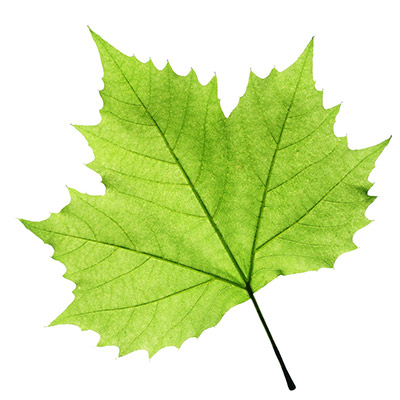
//> input picture immagini/foglia.png, 400 x 400 px
$ ./Canny immagini/foglia.png   (built with g++ and OpenCV 4)
//> lines starting //> are read from the running program, lines starting //| are printed output that depends on the picture; after the words box and inside, x2 and y2 are one past the last pixel; in counts of white or black regions, pixels touching at a corner belong together
#include <opencv2/opencv.hpp>
using namespace std;
using namespace cv;

Mat canny(Mat &input, int CannyLTH, int CannyHTH) {
    Mat img = input.clone();

    // 1. Applico il filtro gaussiano
    GaussianBlur(img, img, Size(3, 3), 0, 0);

    // 2. Computo il gradiente, la magnitudo e gli orientamenti
    Mat Dx, Dy, orientations;
    Sobel(img, Dx, CV_32F, 1, 0);
    Sobel(img, Dy, CV_32F, 0, 1);
    Mat mag = abs(Dx) + abs(Dy);
    normalize(mag, mag, 0, 255, NORM_MINMAX, CV_8U);
    phase(Dx, Dy, orientations, true);

    // 3. Eseguo il Non-Maximum Suppression
    Mat nms = mag.clone();
    uchar px1, px2;
    for (int i = 1; i < mag.rows - 1; i++) {
        for (int j = 1; j < mag.cols - 1; j++) {
            float angle = orientations.at<float>(i, j);

            // 0°(+-22.5) && 180°(+-22.5)
            if ((angle >= 0 && angle <= 22.5) || (angle >= 157.5 && angle <= 180)) {
                px1 = mag.at<uchar>(i, j + 1);
                px2 = mag.at<uchar>(i, j - 1);
            }
            // 45°(+-22.5)
            else if (angle > 22.5 && angle <= 67.5) {
                px1 = mag.at<uchar>(i + 1, j + 1);
                px2 = mag.at<uchar>(i - 1, j - 1);
            }
            // 90°(+-22.5)
            else if (angle > 67.5 && angle <= 112.5) {
                px1 = mag.at<uchar>(i + 1, j);
                px2 = mag.at<uchar>(i - 1, j);
            }
            // 135°(+-22.5)
            else {
                px1 = mag.at<uchar>(i + 1, j - 1);
                px2 = mag.at<uchar>(i - 1, j + 1);
            }

            uchar curMag = mag.at<uchar>(i, j);
            if (curMag < px1 || curMag < px2)
                nms.at<uchar>(i, j) = 0;
        }
    }

    // 4. Eseguo l'hysteresis thresholding
    Mat out = Mat::zeros(nms.rows, nms.cols, nms.type());
    for (int i = 0; i < nms.rows; i++) {
        for (int j = 0; j < nms.cols; j++) {
            if (nms.at<uchar>(i, j) > CannyHTH) {
                out.at<uchar>(i, j) = 255;

                // 5. Definisco una regione d'interesse (ROI) per un thresholding locale
                Rect roi(i - 1, j - 1, 3, 3);
                for (int k = roi.x; k < roi.x + roi.height; k++) {
                    for (int l = roi.y; l < roi.y + roi.width; l++) {
                        if (nms.at<uchar>(k, l) > CannyLTH and nms.at<uchar>(k, l) < CannyHTH)
                            out.at<uchar>(k, l) = 255;
                    }
                }
            }
        }
    }
    return out;
}

int main(int argc, char **argv) {
    const char *path = argc > 1 ? argv[1] : "../immagini/fiore.png";
    Mat src = imread(samples::findFile(path), IMREAD_GRAYSCALE);
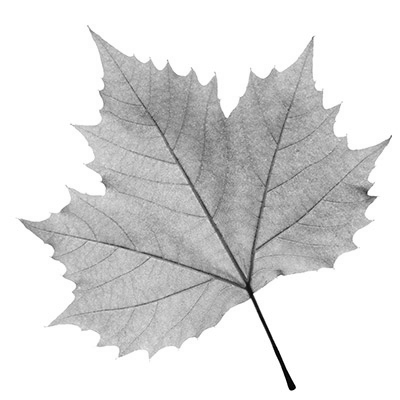
//> src: 400 rows x 400 cols, CV_8UC1; min 0, max 255, mean 219.7

    //Mat src = imread(argv[1],IMREAD_GRAYSCALE);
    if (src.empty()) return -1;

    int CannyTHL = 5;
    int CannyTHH = 20;

    Mat dst = canny(src, CannyTHL, CannyTHH);
//> in canny, `Sobel(img, Dx, CV_32F, 1, 0);`:
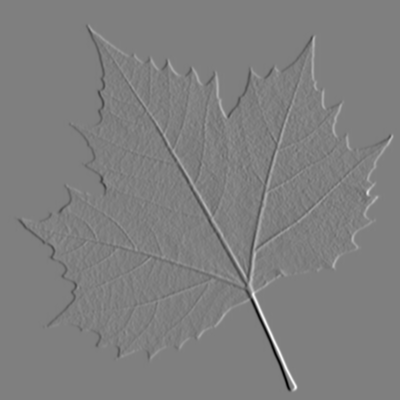
//> Dx: 400 rows x 400 cols, CV_32FC1; min -738, max 740, mean 0; drawn with min black and max white
//> in canny, `Sobel(img, Dy, CV_32F, 0, 1);`:
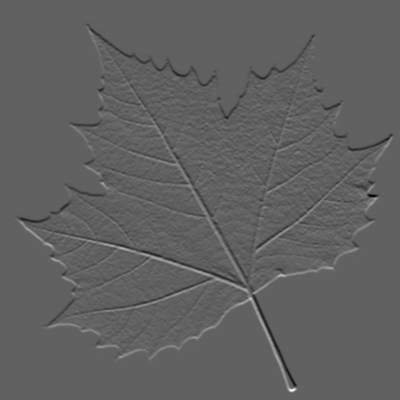
//> Dy: 400 rows x 400 cols, CV_32FC1; min -452, max 735, mean 0; drawn with min black and max white
//> in canny, `Mat mag = abs(Dx) + abs(Dy);`:
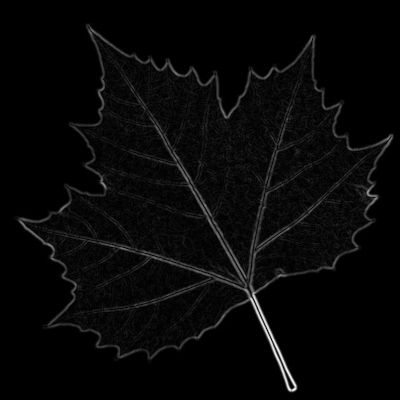
//> mag: 400 rows x 400 cols, CV_32FC1; min 0, max 1060, mean 33.1; drawn with min black and max white
//> in canny, `phase(Dx, Dy, orientations, true);`:
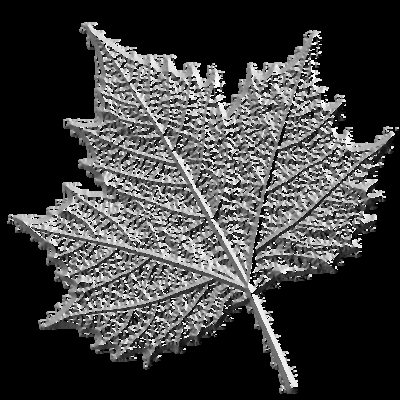
//> orientations: 400 rows x 400 cols, CV_32FC1; min 0, max 359.8, mean 89.5; drawn with min black and max white
//> after the loop in canny, `for (int i = 1; i < mag.rows - 1; i++)`:
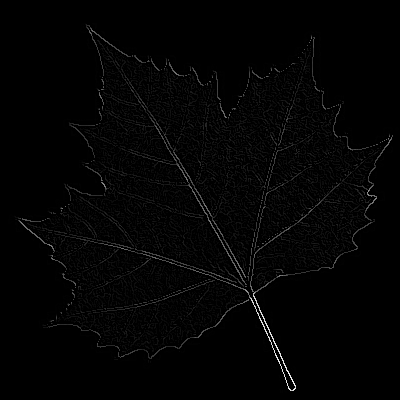
//> nms: 400 rows x 400 cols, CV_8UC1; min 0, max 255, mean 3.8
//> after the loop in canny, `for (int i = 1; i < mag.rows - 1; i++)`: px1 = 0
//> after the loop in canny, `for (int i = 0; i < nms.rows; i++)`:
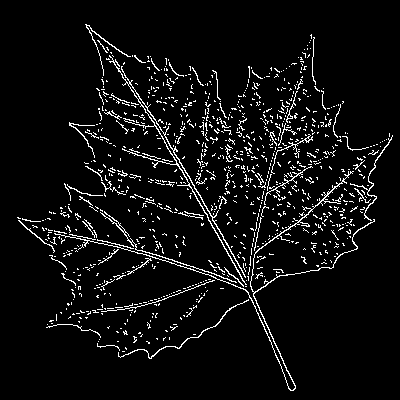
//> out: 400 rows x 400 cols, CV_8UC1; 5.7% white in thin lines or dots, all inside (x1, y1, x2, y2) = (17, 24, 393, 391)

    imshow("Canny", dst);
    waitKey(0);
    return 0;
}

$ run again, on immagini/strada.png
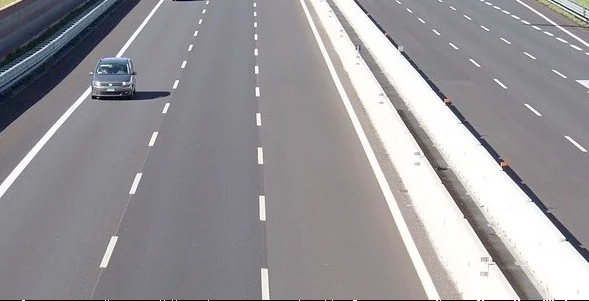
//> input picture immagini/strada.png, 589 x 301 px
//> in canny, `phase(Dx, Dy, orientations, true);`:
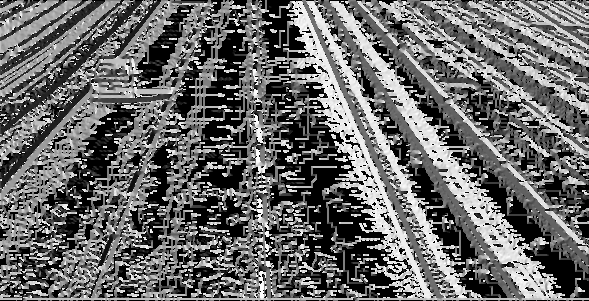
//> orientations: 301 rows x 589 cols, CV_32FC1; min 0, max 359.8, mean 149.2; drawn with min black and max white
//> the loop in canny, `for (int i = 1; i < mag.rows - 1; i++)` made 299 passes
//> (px1, px2) on passes 1 to 3: (10, 0), (22, 11), (21, 7)
//> after the loop in canny, `for (int i = 1; i < mag.rows - 1; i++)`: px1 = 0; px2 = 77
//> after the loop in canny, `for (int i = 0; i < nms.rows; i++)`:
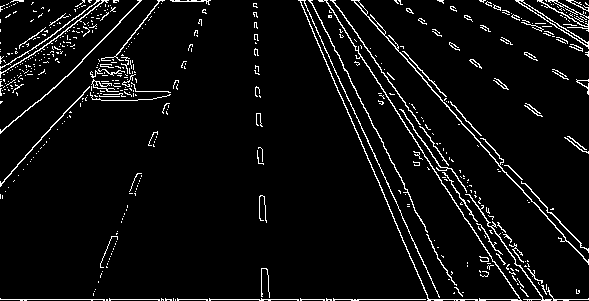
//> out: 301 rows x 589 cols, CV_8UC1; 5.4% white in thin lines or dots
